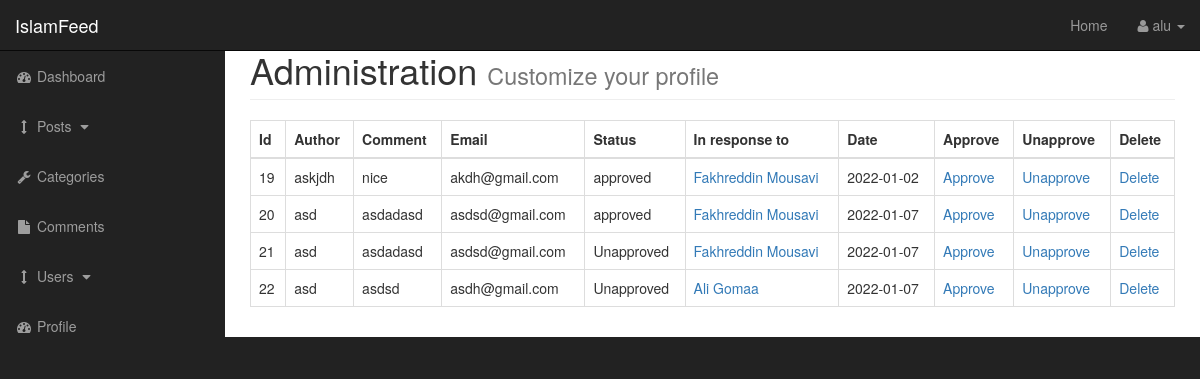
The app's page /admin/comments.php (signed in) with its own data.
### tables this page shows
CREATE TABLE `comments` (
  `comment_id` int(3) NOT NULL AUTO_INCREMENT,
  `comment_post_id` int(11) NOT NULL,
  `comment_author` varchar(255) NOT NULL,
  `author_email` varchar(255) NOT NULL,
  `comment_content` text NOT NULL,
  `comment_status` varchar(255) NOT NULL,
  `comment_date` date NOT NULL,
  PRIMARY KEY (`comment_id`)
);

CREATE TABLE `posts` (
  `post_id` int(11) NOT NULL AUTO_INCREMENT,
  `post_category_id` int(11) DEFAULT NULL,
  `post_title` varchar(191) DEFAULT '',
  `post_author` varchar(191) DEFAULT '',
  `post_date` date DEFAULT NULL,
  `post_image` text,
  `post_content` text,
  `post_tags` varchar(191) DEFAULT '',
  `post_comment_count` int(11) DEFAULT '0',
  `post_status` varchar(191) DEFAULT 'draft',
  `born` varchar(191) DEFAULT NULL,
  `post_summary` text,
  `achievement` text,
  `birth_place` text,
  PRIMARY KEY (`post_id`)
);

### admin/includes/view_all_comments.php (the view, shortened to what this page needs)
<table class="table table-bordered table-hover">
                            <thead>
                                <th>Id</th>
                                <th>Author</th>
                                <th>Comment</th>
                                <th>Email</th>
                                <th>Status</th>
                                <th>In response to</th>
                                <th>Date</th>
                                <th>Approve</th>
                                <th>Unapprove</th>
                                <th>Delete</th>
                            </thead>
                            <tbody>
                                <?php
                                    $query = "SELECT * FROM comments";
                                    $select_comments = mysqli_query($connection,$query);
                                    while($row = mysqli_fetch_assoc($select_comments)){
                                        $comment_id = $row['comment_id'];
                                        $comment_post_id = $row['comment_post_id'];
                                        $comment_author = $row['comment_author'];
                                        $comment_email = $row['author_email'];
                                        $comment_content = $row['comment_content'];
                                        $comment_status = $row['comment_status'];
                                        $comment_date = $row['comment_date'];
                                            echo "<tr>";
                                                echo "<td>$comment_id</td>";
                                                echo "<td>$comment_author</td>";
                                                echo "<td>$comment_content</td>";
                                                echo "<td>$comment_email</td>";
                                                echo "<td>$comment_status</td>";
                                                $query = "SELECT * FROM posts WHERE post_id = $comment_post_id";
                                                $comment_post_title_query = mysqli_query($connection,$query);
                                                while($row = mysqli_fetch_assoc($comment_post_title_query)){
                                                    $post_id = $row['post_id'];
                                                    $post_title = $row['post_title'];
                                                    echo "<td><a href='../post.php?p_id=$post_id'>$post_title</a></td>";
                                                }
                                                echo "<td>$comment_date</td>";
                                                echo "<td><a href='comments.php?approve=$comment_id'>Approve</a></td>";
                                                echo "<td><a href='comments.php?unapprove=$comment_id'>Unapprove</a></td>";
                                                echo "<td><a href='comments.php?delete=$comment_id'>Delete</a></td>";
                                            echo "</tr>";
                                    }
                                ?>
                        </tbody>
                        </table>

### admin/css/sb-admin.css (style rules this page uses)
body { margin-top: 100px; background-color: #222; }
@media (min-width:768px) { body { margin-top: 50px; } }

### css/main.css (style rules this page uses)
body { margin: 0; padding: 0; }
html { scroll-behavior: smooth; }
a { transition: .2s all ease; -webkit-transition: .2s all ease; -moz-transition: .2s all ease; -ms-transition: .2s all ease; -o-transition: .2s all ease; text-decoration: none; }

### records on screen
comments: comment_id "19", comment_author "askjdh", comment_content "nice", author_email "akdh@gmail.com", comment_status "approved", comment_date "2022-01-02"
posts: post_title "Fakhreddin Mousavi"
comments: comment_id "20", comment_author "asd", comment_content "asdadasd", author_email "asdsd@gmail.com", comment_status "approved", comment_date "2022-01-07"
comments: comment_id "21", comment_author "asd", comment_content "asdadasd", author_email "asdsd@gmail.com", comment_status "Unapproved", comment_date "2022-01-07"
comments: comment_id "22", comment_author "asd", comment_content "asdsd", author_email "asdh@gmail.com", comment_status "Unapproved", comment_date "2022-01-07"
posts: post_title "Ali Gomaa"

### other values on screen
$_SESSION['username'] "alu"
